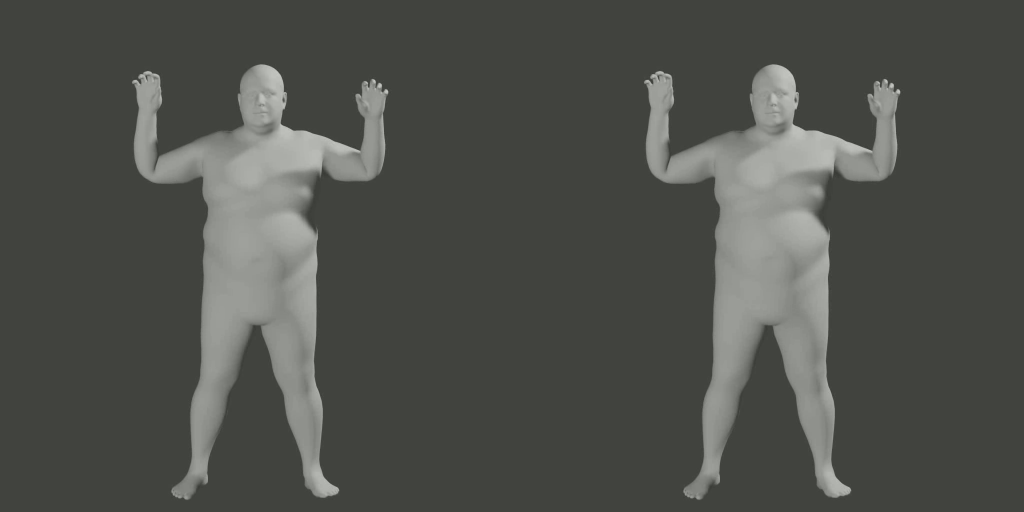
#> input picture frame 6 of results/combined.mp4, 2048 x 1024 px, given in place of smpl_rigid.avi, which was not available (shown at 1/2 size)
$ python png_to_video.py
#> lines starting #> are read from the running program, lines starting #| are printed output that depends on the picture; pictures that were not available may be replaced by others from this repository, and a replacement may not be noted
# -*- coding: utf-8 -*-
"""
Created on Tue Jul 28 16:50:18 2020

@author: Haoran6
"""

import cv2
import os
import numpy as np
from os.path import isfile, join


def combine_two_videos(first_video_path, second_video_path,
                       new_video_path="combined.mp4", im_resolution=None):

#> called with first_video_path = './results/smpl_rigid.avi', second_video_path = './results/smpl_jiggle.avi', new_video_path = './results/combined.mp4', im_resolution = (1024, 1024)
    video1 = cv2.VideoCapture(first_video_path)
    video2 = cv2.VideoCapture(second_video_path)

    frame_rate = int(video1.get(cv2.CAP_PROP_FPS))
    frame_width = int(video1.get(cv2.CAP_PROP_FRAME_WIDTH))
    frame_height= int(video1.get(cv2.CAP_PROP_FRAME_HEIGHT))

    if im_resolution:
        frame_width, frame_height = im_resolution
    else:
        im_resolution = (frame_width, frame_height)

    resolution = (frame_width*2, frame_height)
    fourcc = cv2.VideoWriter_fourcc(*'mp4v')
    out = cv2.VideoWriter(new_video_path, fourcc, frame_rate, resolution)

    while True:

        ret1, frame1 = video1.read()
#> frame1 is the input picture: shape (1024, 2048, 3); mean B, G, R 75.7, 80.7, 78.7
        ret2, frame2 = video2.read()

        if not ret1 or not ret2:
            break

        frame1 = center_crop(frame1, im_resolution)
#> in center_crop, `crop_img = img[mid_y-ch2:mid_y+ch2, mid_x-cw2:mid_x+cw2]`:
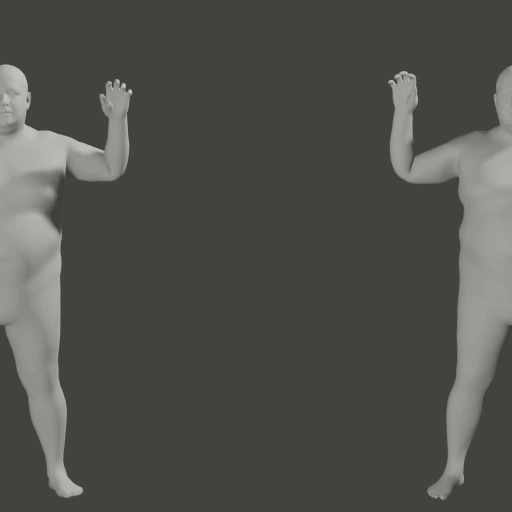
#> crop_img: shape (1024, 1024, 3) (shown at 1/2 size); mean B, G, R 75.7, 80.7, 78.7
        frame2 = center_crop(frame2, im_resolution)
        canvas = np.zeros((frame_height, frame_width * 2, 3), dtype=np.uint8)
        canvas[:, :frame_width] = frame1
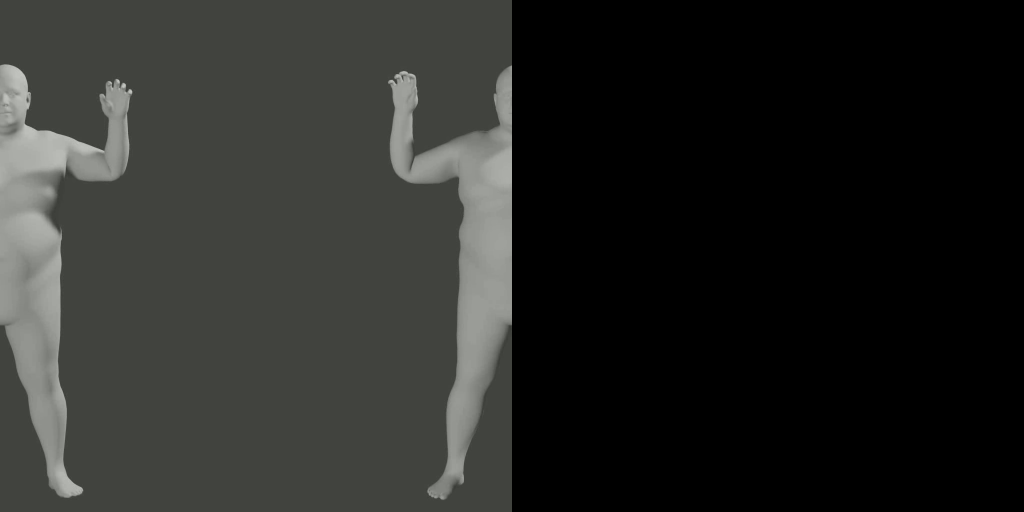
#> canvas: shape (1024, 2048, 3) (shown at 1/2 size); mean B, G, R 37.8, 40.3, 39.3
        canvas[:, frame_width:] = frame2
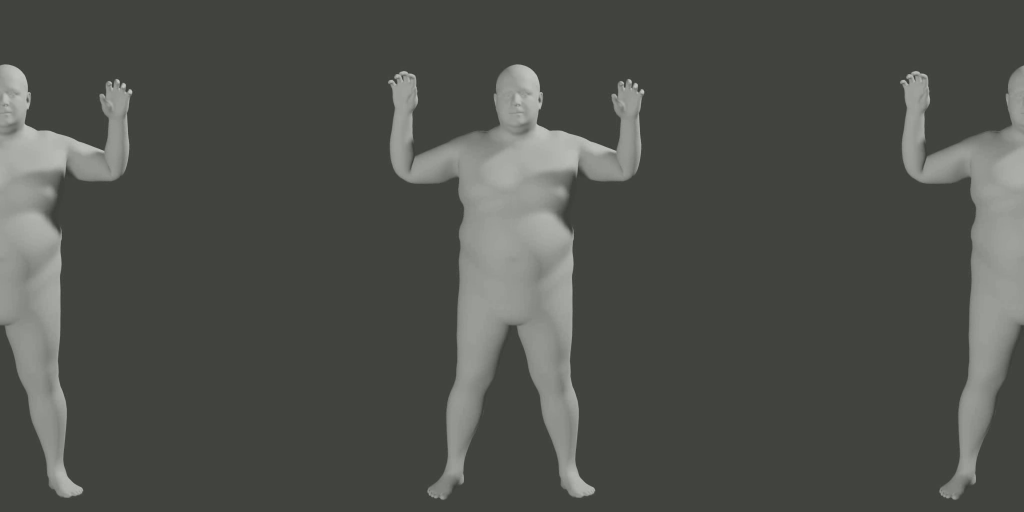
#> canvas: shape (1024, 2048, 3) (shown at 1/2 size); mean B, G, R 75.7, 80.7, 78.7
        out.write(canvas)

    video1.release()
    video2.release()
    out.release()

"""
DOESNT WORK IDK WHY
def concatenate_videos(new_video_path, *videos):

    video_list = [cv2.VideoCapture(v) for v in videos]

    frame_width = 1024 #int(video_list[0].get(cv2.CAP_PROP_FRAME_WIDTH))
    frame_height= 1024 #int(video_list[0].get(cv2.CAP_PROP_FRAME_HEIGHT))
    frame_rate = int(video_list[0].get(cv2.CAP_PROP_FPS))
    im_resolution = (frame_width, frame_height)
    resolution = (frame_width*2, frame_height)

    fourcc = cv2.VideoWriter_fourcc(*'mp4v')
    out = cv2.VideoWriter(new_video_path, fourcc, frame_rate, resolution)


    while True:
        is_end = False
        canvas = np.zeros((frame_height, frame_width * len(videos), 3), dtype=np.uint8)

        for i, v in enumerate(video_list):

            r, frame = v.read()
            if not r:
                is_end = True
                break #reached end of a video

            frame = center_crop(frame, im_resolution)
            canvas[:, frame_width*i : frame_width*(i+1)] = frame

        if is_end:
            break
        else:
            out.write(canvas)

    [v.release() for v in video_list]
    out.release()

"""

def center_crop(img, dim):
	"""Returns center cropped image
	Args:
	img: image to be center cropped
	dim: dimensions (width, height) to be cropped
	"""
	width, height = img.shape[1], img.shape[0]

	# process crop width and height for max available dimension
	crop_width = dim[0] if dim[0]<img.shape[1] else img.shape[1]
	crop_height = dim[1] if dim[1]<img.shape[0] else img.shape[0]
	mid_x, mid_y = int(width/2), int(height/2)
	cw2, ch2 = int(crop_width/2), int(crop_height/2)
	crop_img = img[mid_y-ch2:mid_y+ch2, mid_x-cw2:mid_x+cw2]
	return crop_img

def extract_image_files(files):
    image_extensions = ["png", "jpg", "jpeg"]
    image_files = []
    for file in files:
        if file.split('.')[-1] in image_extensions:
            image_files.append(file)

    return image_files

def png2video(input_path, output_path=None, fps=24):
    if output_path is None:
        output_path = 'result.avi'

    frame_array = []

    all_files = [f for f in os.listdir(input_path) if isfile(join(input_path, f))]
    image_files = extract_image_files(all_files)

    image_files.sort(key = lambda x: int(x[0:-4]))
    for i in range(len(image_files)):
        filename = input_path + image_files[i]
        img = cv2.imread(filename)
        height, width, layers = img.shape
        size = (width,height)
        frame_array.append(img)

    out = cv2.VideoWriter(output_path, cv2.VideoWriter_fourcc(*'DIVX'), fps, size)
    for i in range(len(frame_array)):
        out.write(frame_array[i])
    out.release()

if __name__ == '__main__':
    print(">> Testing: ", os.path.basename(__file__))
    #png2video('./results/rendered_jpgs/', './results/result.avi')

    combine_two_videos(first_video_path = './results/smpl_rigid.avi',
                       second_video_path = './results/smpl_jiggle.avi',
                       new_video_path = './results/combined.mp4',
                       im_resolution = (1024, 1024))

    #concatenate_videos('./results/combined.mp4', './results/smpl_rigid.avi', './results/smpl_jiggle.avi', './results/smpl_rigid.avi')

$ run again, starting later in the video
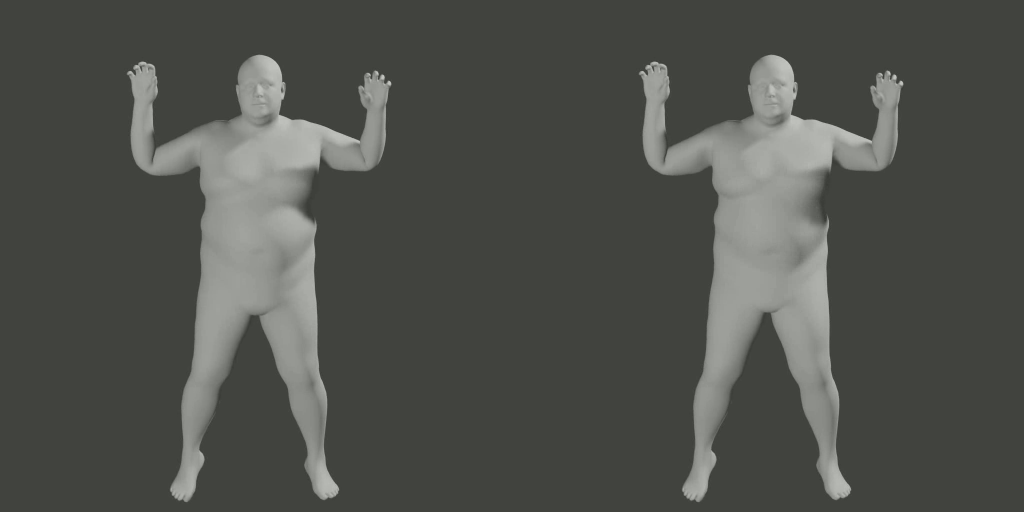
#> input picture frame 27 of results/combined.mp4, 2048 x 1024 px, given in place of smpl_rigid.avi, which was not available (shown at 1/2 size)
#> in combine_two_videos, frame1 is the input picture: shape (1024, 2048, 3); mean B, G, R 76.2, 81.2, 79.2
#> in center_crop, `crop_img = img[mid_y-ch2:mid_y+ch2, mid_x-cw2:mid_x+cw2]`:
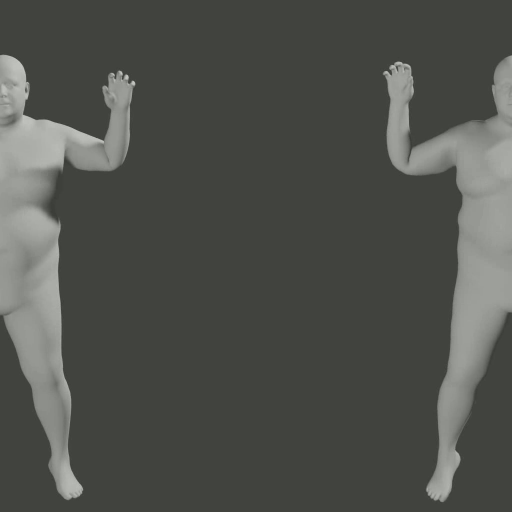
#> crop_img: shape (1024, 1024, 3) (shown at 1/2 size); mean B, G, R 76.2, 81.2, 79.2
#> in combine_two_videos, `canvas[:, frame_width:] = frame2`:
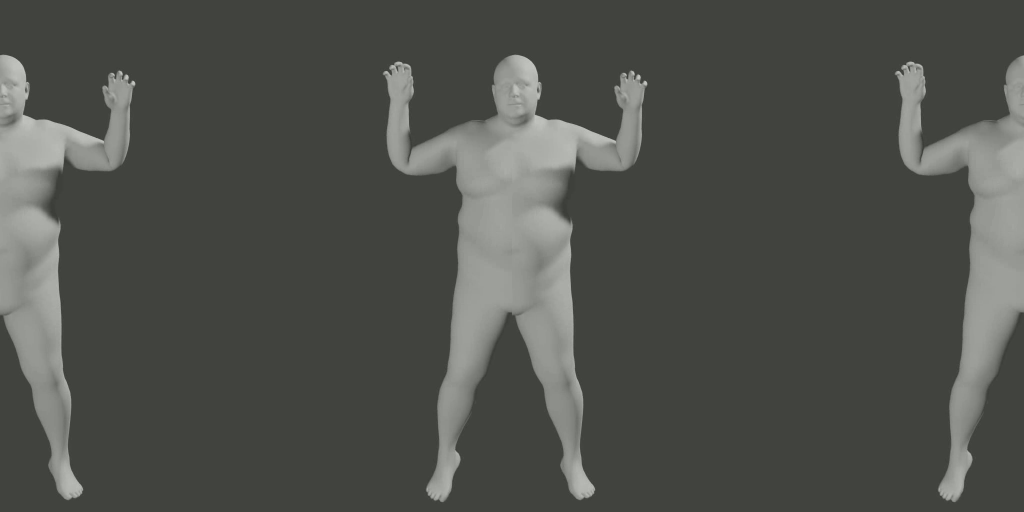
#> canvas: shape (1024, 2048, 3) (shown at 1/2 size); mean B, G, R 76.2, 81.2, 79.2

$ run again, starting later in the video
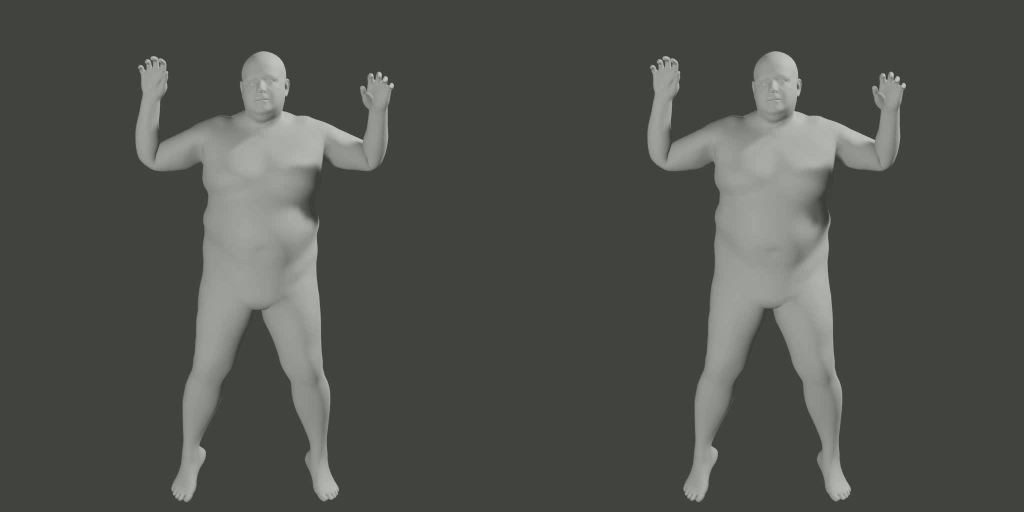
#> input picture frame 48 of results/combined.mp4, 2048 x 1024 px, given in place of smpl_rigid.avi, which was not available (shown at 1/2 size)
#> in combine_two_videos, frame1 is the input picture: shape (1024, 2048, 3); mean B, G, R 76.4, 81.4, 79.4
#> in center_crop, `crop_img = img[mid_y-ch2:mid_y+ch2, mid_x-cw2:mid_x+cw2]`:
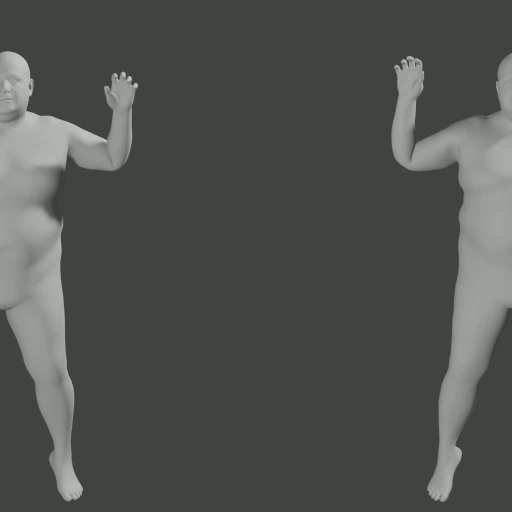
#> crop_img: shape (1024, 1024, 3) (shown at 1/2 size); mean B, G, R 76.4, 81.4, 79.4
#> in combine_two_videos, `canvas[:, frame_width:] = frame2`:
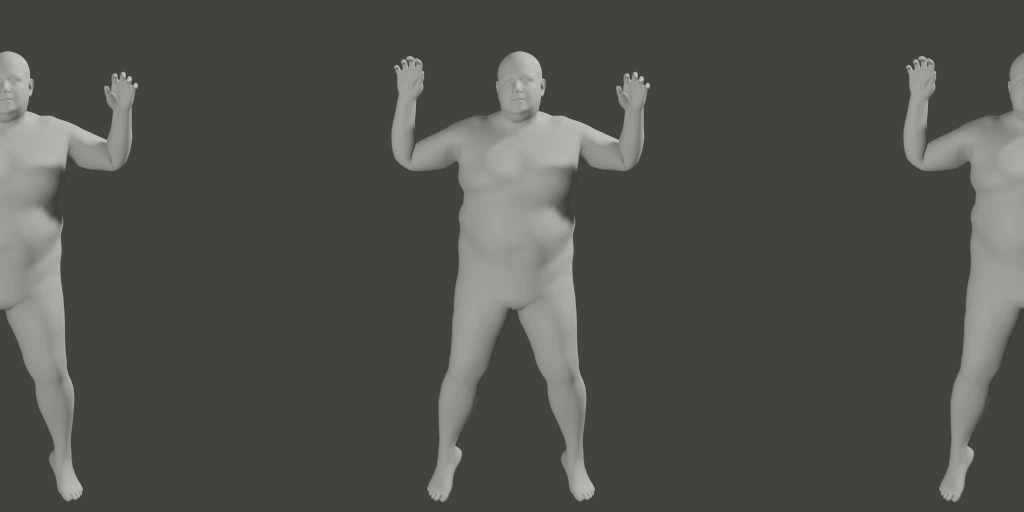
#> canvas: shape (1024, 2048, 3) (shown at 1/2 size); mean B, G, R 76.4, 81.4, 79.4
